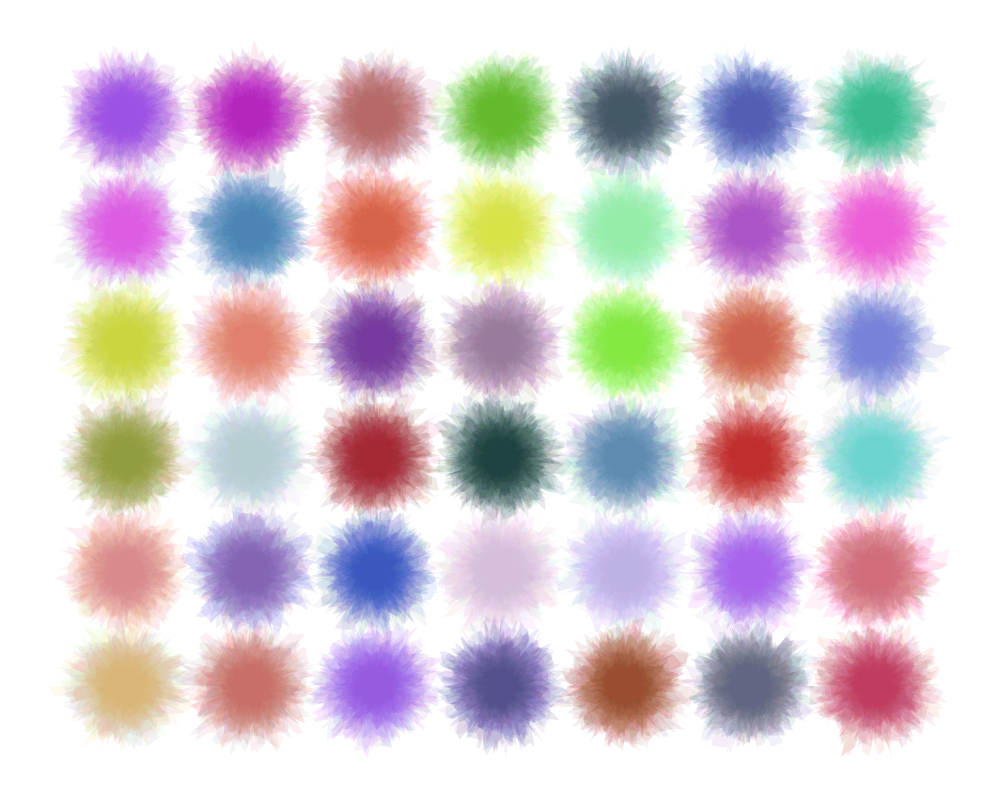
Frame 1 (no input)
Frame 60 (the mouse pressed at the canvas centre just before this capture): identical to frame 1, image omitted
Frame 120 (the mouse held since frame 60 and released just before this capture): identical to frame 1, image omitted

The Processing sketch that drew this single still picture (run headless with seeded random() and noise(); from frame 60 on, the mouse is pressed at the canvas centre):

// Processing sketch: HobbsPolygons
// ── HobbsPolygons.pde
PShape[][] polygons;
int dim1 = 1000;
int dim2 = 800;

void setup() {
  size(1000, 800);
  float radius = 20;
  float opacity = 40;
  int num = 42;
  int layers = 20;
  int npoints = 20;
  noStroke();
  polygons = new PShape[num][layers];
  int[][] colours = new int[num][3];
  /*colours = {
    {204, 102, 0}, //orange
    {216, 191, 216}, //purple
    {120, 190, 33}, //lime_green
    {64, 224, 208} //turquoise.
  };*/
  
  //float[][] radial_centres = baseRadials(num, 300);
  
  float[][] centre_locations = generateGridCentres(dim1, dim2, 7, 6);

  
  for (int i = 0; i < num; i++) {
    //float sx = dim1/2 + cos(radial_centres[i][0]) * radial_centres[i][1];
    //float sy = dim2/2 + sin(radial_centres[i][0]) * radial_centres[i][1];
    
    //float sx = random(100, dim1 - 100);
    //float sy = random(100, dim2 - 100);
    
    float sx = centre_locations[i][0];
    float sy = centre_locations[i][1];

    int[] base_colour = {int(random(255)), int(random(255)), int(random(255))};
    float base_radius = radius;
    float base_opacity = opacity;
    for (int j=0; j < layers; j++){
      int[] permuted_colour = new int[3];
      for (int k=0; k< base_colour.length; k++) {
        permuted_colour[k] = permute_colour(base_colour[k]);
      }
      PShape poly;
      poly = radiallyDeformedPolygon(sx, sy, base_radius, npoints, permuted_colour, base_opacity);
      base_radius = base_radius + 2;
      base_opacity = base_opacity - 1;
      polygons[i][j] = poly;
    }
  }
}

void draw() {
  background(255);
  for(int i = 0; i < polygons.length; i++) {
    for (int j =0; j < polygons[i].length; j++) {
        shape(polygons[i][j]);
    }
  }
}

int permute_colour(int base) {
  int colour = base + int(random(-100, 100));
  if (colour < 1) {
    colour = 1;
  }
  if (colour > 255) {
    colour = 255;
  }
  return colour;
}

float[][] generateGridCentres(float dim1, float dim2, int num1, int num2) {
  int num = num1 * num2;
  float[][] centres = new float[num][2];
  float x_step = dim1/(num1 + 1);
  float y_step = dim2/(num2 + 1);
  int index = 0;
  float x_offset = x_step;
  for (int i = 0; i < num1; i++) {
    float y_offset = y_step;
    for (int j =0; j < num2; j++) {
      centres[index][0] = x_offset;
      centres[index][1] = y_offset;
      y_offset += y_step;
      index++;
    }
    x_offset += x_step;
  }
  return centres;
}

// Method : Radially deformed polygon.
// Construct base set of angles.
// Mess about with edges adding new vertices.
// Generate a final polygon and return.


PShape radiallyDeformedPolygon(float x, float y, float radius, int npoints, int[] colours, float opacity) {
  float [][] radials = baseRadials(npoints, radius);
  int num_deformations = 3;
  int i = 0;
  float[][] deformed_radials = radials;
  while (i < num_deformations) {
    deformed_radials = deformRadials(deformed_radials);
    i++;
  }
  return finalPolygon(x, y, deformed_radials, colours, opacity);
}

PShape finalPolygon(float x, float y, float[][] radials, int[] colours, float opacity) {
  fill(colours[0], colours[1], colours[2], opacity);
  PShape s = createShape();
  s.beginShape();
  for (int i = 0; i < radials.length; i++)
  {
    float a = radials[i][0];
    float r = radials[i][1];
    float sx = x + cos(a) * r;
    float sy = y + sin(a) * r;
    s.vertex(sx, sy);
  }
  s.endShape(CLOSE);
  return s;
}

float[][] baseRadials(int npoints, float radius) {
  float angle = TWO_PI / npoints;
  float [][] radials = new float[npoints][2];
  float a = 0;
  for (int i = 0; i < npoints; i++) {
    radials[i][0] = a;
    radials[i][1] = radius;
    a+= angle;
  }
  return radials;
}

float[][] deformRadials(float[][] radials) {
  int npoints = radials.length;
  int new_size = npoints * 2;
  float[][] deformed_radials = new float[new_size][2];
  for (int i=0; i<npoints; i++) {
    deformed_radials[2*i][0] = radials[i][0];
    deformed_radials[2*i][1] = radials[i][1];
    float[] first_point = radials[i];
    float[] second_point = radials[(i+1)%npoints];
    float ratio = random(1);
    float first_angle = first_point[0];
    float second_angle = second_point[0];
    if (second_angle < first_angle) {
      second_angle += TWO_PI;
    }
    float new_angle = first_angle * ratio + second_angle * (1-ratio);
    if (new_angle > TWO_PI) {
      new_angle -= TWO_PI;
    }
    float tweak = random(0.8, 1.2);
    float new_radius = (first_point[1] + second_point[1]) * tweak / 2;
    deformed_radials[2*i + 1][0] = new_angle; 
    deformed_radials[2*i + 1][1] = new_radius; 
  }
  return deformed_radials;
}

// SCRATCHPAD
// Leaving below because I like the effect but I like the other one more.

// METHOD 1: polygon function + deformPoly function

/*PShape polygon(float x, float y, float radius, int npoints, int[] colours) {
  float angle = TWO_PI / npoints;
  fill(colours[0], colours[1], colours[2], opacity);
  PShape s = createShape();
  s.beginShape();
  for (float a = 0; a < TWO_PI; a += angle) {
    float sx = x + cos(a) * radius;
    float sy = y + sin(a) * radius;
    s.vertex(sx, sy);
  }
  s.endShape(CLOSE);
  return s;
}

PShape deformPoly(PShape s) {
  PShape deformed = createShape();
  deformed.beginShape();
  for (int i = 0; i < s.getVertexCount(); i++) {
    PVector v = s.getVertex(i);
    deformed.vertex(v.x, v.y);
    PVector v_next = s.getVertex((i+1)%s.getVertexCount());
    float ratio = random(1);
    
    float distance = random(-radius/5, radius/5);

    deformed.vertex(
      v.x * ratio + v_next.x*(1-ratio) + distance,
      v.y * ratio + v_next.y*(1-ratio) + distance
     );
  }
  deformed.endShape(CLOSE);
  return deformed;
}*/
